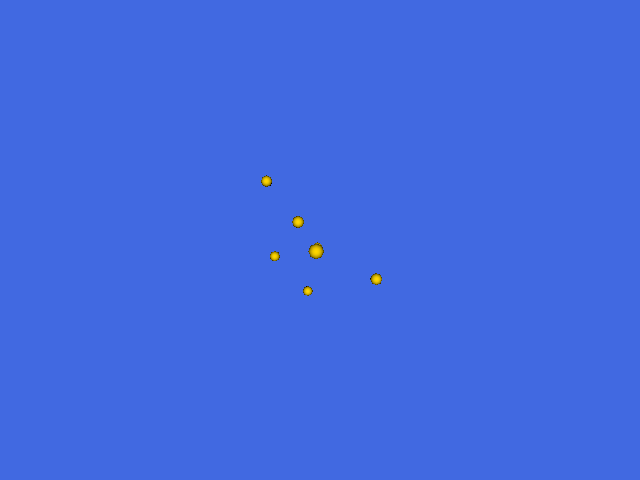

Generate this figure with Python:
#!/usr/bin/env python

# Combine a vtkPolyData point cloud and a vtkUnstructuredGrid using
# vtkAppendFilter and visualize the merged result with sphere glyphs.

# Factory overrides: importing these modules registers the OpenGL rendering
# and interaction style implementations for vtkRenderingCore factory classes.
import vtkmodules.vtkInteractionStyle  # noqa: F401
import vtkmodules.vtkRenderingOpenGL2  # noqa: F401
# VTK pipeline classes used in this example
from vtkmodules.vtkCommonCore import vtkPoints
from vtkmodules.vtkCommonDataModel import (
    vtkPolyData,
    vtkUnstructuredGrid,
)
from vtkmodules.vtkFiltersCore import vtkAppendFilter
from vtkmodules.vtkFiltersSources import (
    vtkPointSource,
    vtkSphereSource,
)
from vtkmodules.vtkRenderingCore import (
    vtkActor,
    vtkDataSetMapper,
    vtkGlyph3DMapper,
    vtkRenderWindow,
    vtkRenderWindowInteractor,
    vtkRenderer,
)

# Colors (normalized RGB)
gold_rgb = (1.0, 0.843, 0.0)
royal_blue_rgb = (0.255, 0.412, 0.882)

# Source 1: generate 5 random points as vtkPolyData
point_source = vtkPointSource()
point_source.SetNumberOfPoints(5)
point_source.Update()
polydata = point_source.GetOutput()

# Source 2: create 2 explicit points in a vtkUnstructuredGrid
points = vtkPoints()
points.InsertNextPoint(0, 0, 0)
points.InsertNextPoint(0, 0, 1)
unstructured_grid = vtkUnstructuredGrid()
unstructured_grid.SetPoints(points)

# Filter: combine the two data sets into a single unstructured grid
append_filter = vtkAppendFilter()
append_filter.AddInputData(polydata)
append_filter.AddInputData(unstructured_grid)
append_filter.Update()

# Mapper: map the combined data set to graphics primitives
mapper = vtkDataSetMapper()
mapper.SetInputConnection(append_filter.GetOutputPort())

# Actor: assign the mapped geometry
actor = vtkActor()
actor.SetMapper(mapper)
actor.GetProperty().SetPointSize(5)

# Glyph: represent each combined point as a sphere
combined_points = append_filter.GetOutput().GetPoints()
bounds = combined_points.GetBounds()
max_len = max(bounds[i + 1] - bounds[i] for i in range(3))

sphere_source = vtkSphereSource()
sphere_source.SetRadius(0.05 * max_len)

glyph_polydata = vtkPolyData()
glyph_polydata.SetPoints(combined_points)

glyph_mapper = vtkGlyph3DMapper()
glyph_mapper.SetInputData(glyph_polydata)
glyph_mapper.SetSourceConnection(sphere_source.GetOutputPort())
glyph_mapper.ScalarVisibilityOff()
glyph_mapper.ScalingOff()

glyph_actor = vtkActor()
glyph_actor.SetMapper(glyph_mapper)
glyph_actor.GetProperty().SetColor(gold_rgb)

# Renderer: assemble the scene
renderer = vtkRenderer()
renderer.AddActor(actor)
renderer.AddActor(glyph_actor)
renderer.SetBackground(royal_blue_rgb)

# Render window: display the rendered scene
render_window = vtkRenderWindow()
render_window.AddRenderer(renderer)
render_window.SetWindowName("append")
render_window.SetMultiSamples(0)
render_window.SetSize(640, 480)

# Interactor: handle mouse and keyboard events
render_window_interactor = vtkRenderWindowInteractor()
render_window_interactor.SetRenderWindow(render_window)

# Scene: configure the camera
renderer.ResetCamera()

# Start: launch the interactive visualization
render_window_interactor.Initialize()
render_window_interactor.Start()
